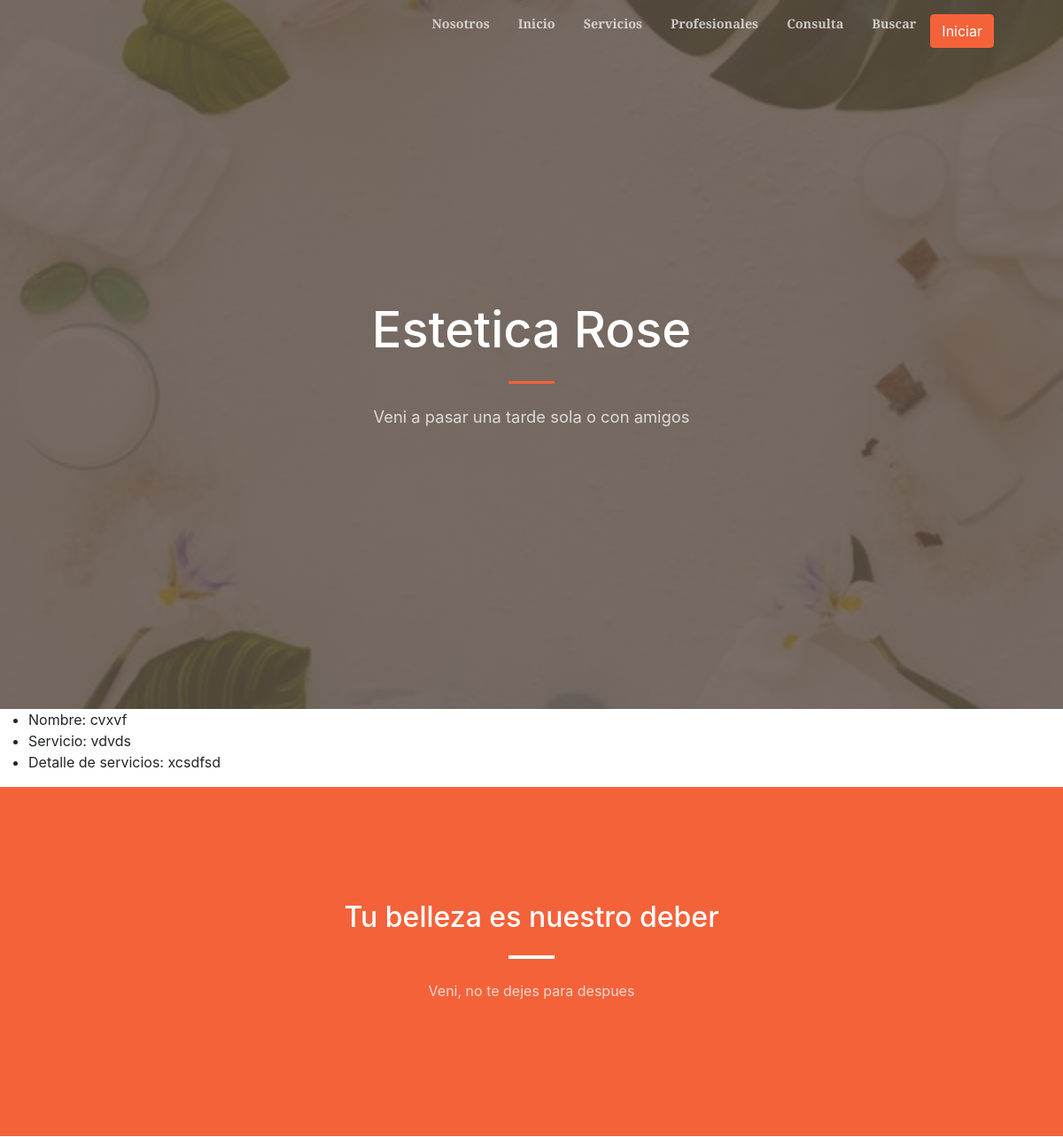
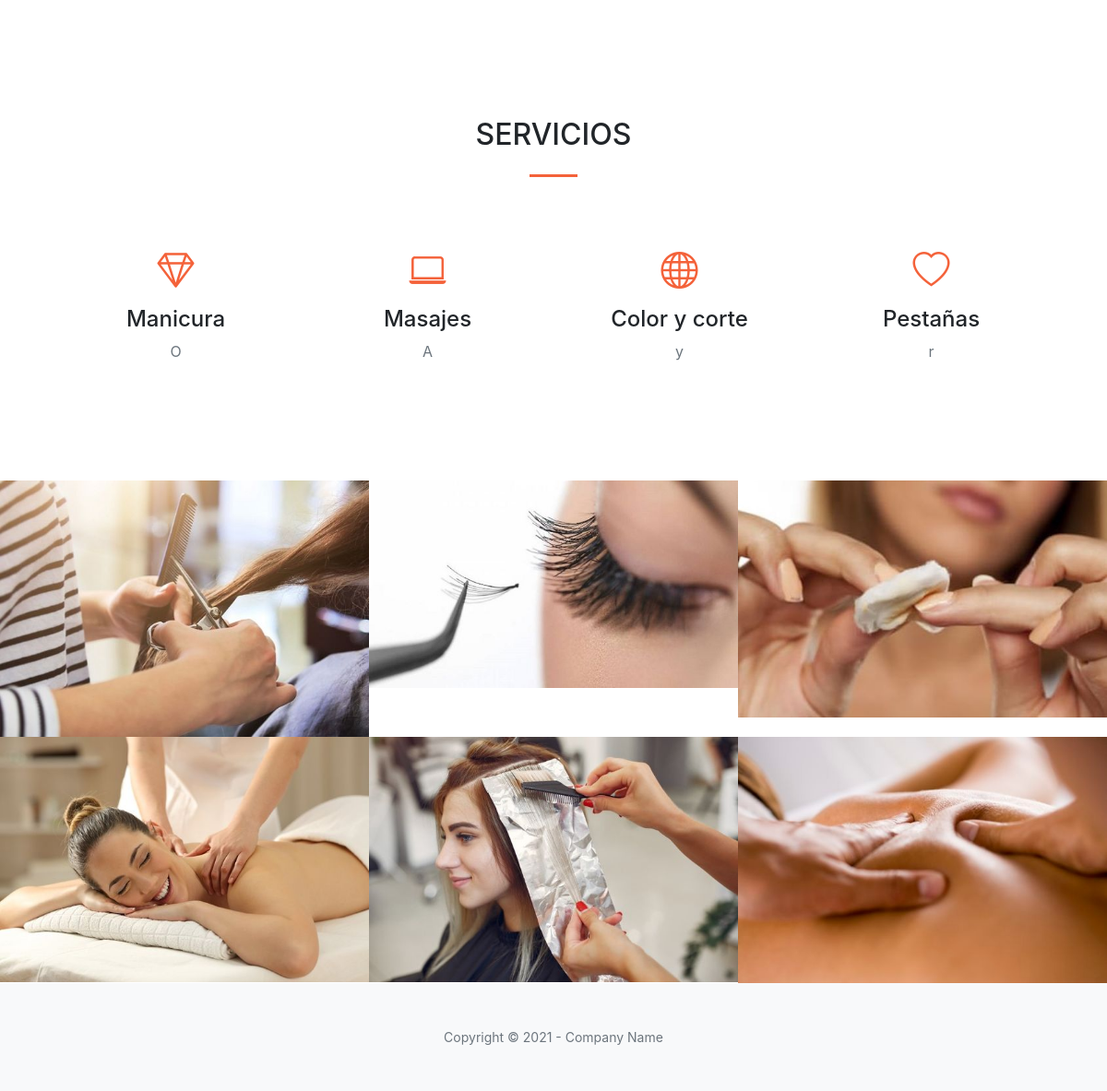
Page /inicio/servicios/view/1 on the committed database (2 pictures, top to bottom).
### AppCoder/models.py (models this page shows, shortened)
class Servicios(Model):
    nombre = CharField(max_length=40)
    servicio = CharField(max_length=40)
    detalleDeServicio = CharField(max_length=40)

### AppCoder/views.py (the view)
# urls.py: path('servicios/view/<pk>', ServiciosDetailView.as_view(), name='servicios_ver'),
class ServiciosDetailView(DetailView):
     model=  Servicios
     template_name= "AppCoder/servicios_ver.html"

### templates/AppCoder/servicios_ver.html
{% extends 'AppCoder/padre.html' %}
{% block contenidoQueCambia %}
    <ul>
        <li>Nombre: {{servicios.nombre}}</li>
        <li>Servicio: {{servicios.servicio}}</li>
        <li>Detalle de servicios: {{servicios.detalleDeServicio}}</li>
    </ul>
{% endblock %}

### rows in the picture
Servicios: nombre "cvxvf", servicio "vdvds", detalleDeServicio "xcsdfsd"
